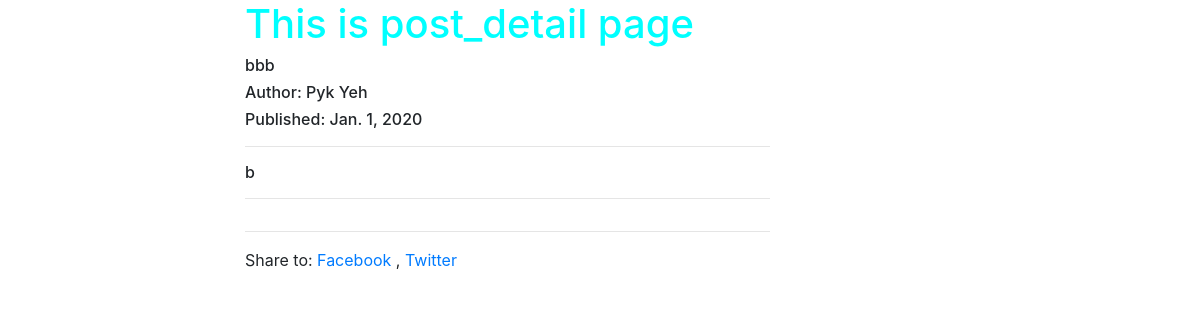
/posts/bbb/, run on the app's committed database.
### posts/models.py (models this page shows, shortened)
class Post(models.Model):
    title = models.CharField(max_length=120)
    user = models.ForeignKey(settings.AUTH_USER_MODEL, default=1, on_delete=SET_NULL, null=True)
    slug = models.SlugField(unique=True)
    image = models.ImageField(upload_to=upload_location,
        null=True,
        blank=True,
        height_field='height_field',
        width_field='width_field')
    height_field = models.IntegerField(default=0)
    width_field = models.IntegerField(default=0)
    content = models.TextField()
    draft = models.BooleanField(default=False)
    publish = models.DateField(auto_now=False, auto_now_add=False)
    updated = models.DateTimeField(auto_now=True, auto_now_add=False)
    timestamp = models.DateTimeField(auto_now=False, auto_now_add=True)
    objects = PostManager() # 'objects' is 'Post.objects'
    class Meta:
        ordering = ["-timestamp", "-updated"]

### posts/views.py (the view)
# urls.py: path('<slug>/', views.post_detail, name='detail'),
def post_detail(request, slug=None):
    instance = get_object_or_404(Post, slug=slug)
    if instance.draft or instance.publish > timezone.now().date():
        if not request.user.is_staff and not request.user.is_superuser:
            raise Http404
    share_string = quote_plus(instance.content)
    context = {
        'instance': instance,
        'share_string': share_string
    }
    return render(request, 'posts/post_detail.html', context=context)

### posts/templatetags/urltify.py (called while the page is built)
@register.filter
def urltify(value):
    return quote_plus(value)

### posts/templates/posts/post_detail.html (shortened to what this page needs)
{% extends "posts/base.html" %}
{% load urltify %}
{% block content %}
    <h1>This is post_detail page</h1>
    <h6>{{ instance.title }}</h6>
    {% if instance.user.get_full_name %}
        <h6>Author: {{ instance.user.get_full_name }}</h6>
    {% endif %}
    <h6>
        Published: {{ instance.publish }}
    </h6>
    <hr>
    <h6>{{ instance.content }}</h6>
    <hr>
    <hr>
    <div class="share-to-social-media">
        <p>Share to:
        <a href="https://www.facebook.com/sharer/sharer.php?u={{ request.build_absolute_uri }}">
            Facebook
        </a>,
        <a href="https://twitter.com/intent/tweet?text={{share_string}}%20{{ request.build_absolute_uri }}">
            Twitter
        </a>
        </p>
    </div>
{% endblock content %}

### posts/static/posts/css/base.css (style rules this page uses)
h1 { color: aqua; }

### data on the page
Post: title "bbb", user.get_full_name "Pyk Yeh", publish "Jan. 1, 2020", content "b"
